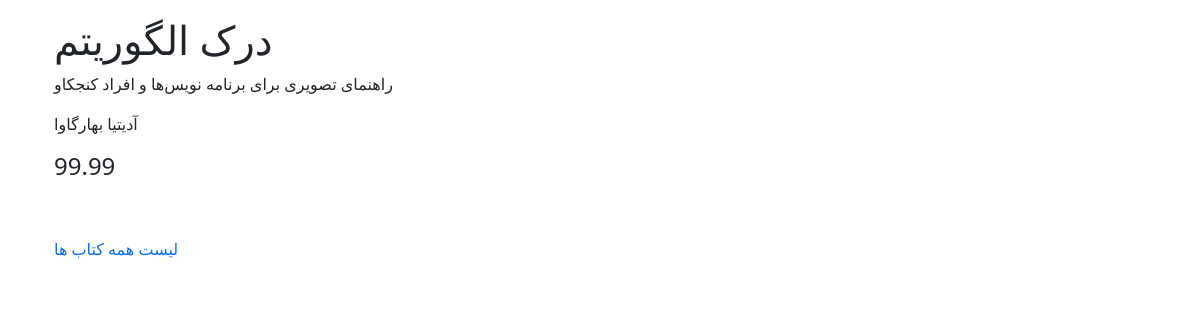
Page /books/3/ on the committed database.
### books/models.py (models this page shows, shortened)
class Book(models.Model):
	title = models.CharField(max_length=200)
	author = models.CharField(max_length=200)
	description = models.TextField()
	price = models.DecimalField(max_digits=5, decimal_places=2)

### books/views.py (the view)
# urls.py: path('<int:pk>/', views.BookDetailView.as_view(), name="book_detail"),
class BookDetailView(generic.DetailView):
	model = Book
	template_name = 'books/book_detail.html'

### templates/books/book_detail.html (shortened to what this page needs)
{% extends '_base.html' %}
{% block content %}
    <div class="container mt-3">
            <h1>{{ book.title }}</h1>
            <p>{{ book.description }}</p>
            <p>{{ book.author }}</p>
            <h4>{{ book.price }}</h4>
            <br><br>
        <a href="{% url 'book_list' %}">لیست همه کتاب ها</a>
    </div>
{% endblock content %}

### templates/_base.html (style rules this page uses)
a { text-decoration: none; }

### rows in the picture
Book: title "درک الگوریتم", description "راهنمای تصویری برای برنامه نویس‌ها و افراد کنجکاو", author "آدیتیا بهارگاوا", price "99.99"
